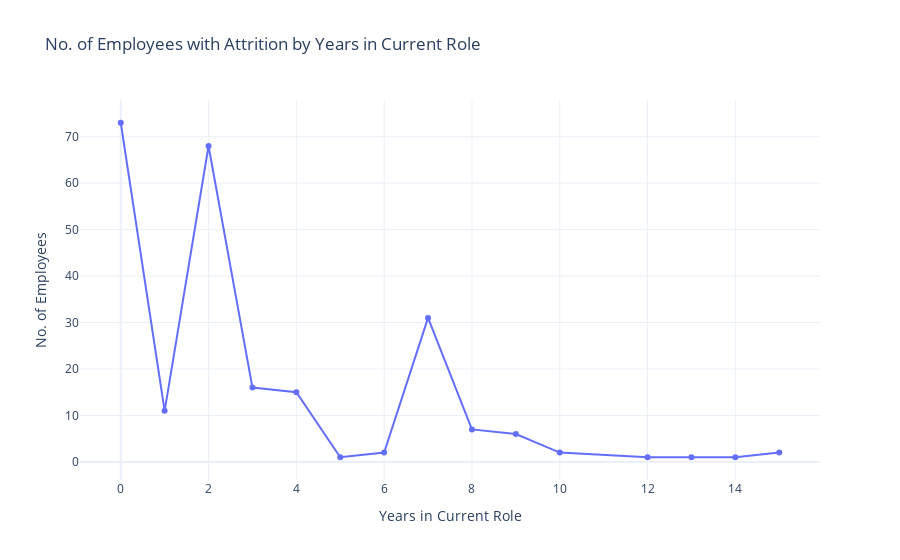

The code cell stored with this chart in its notebook:
### Code cell
attrition_yes_df = df[df['Attrition'] == 'Yes']

#No. of Employees with Attrition by Years in Current Role
counts_by_years_current_role = attrition_yes_df.groupby('YearsInCurrentRole').size().reset_index(name='Counts')

#line plot
fig = px.line(counts_by_years_current_role, 
              x='YearsInCurrentRole', 
              y='Counts', 
              title='No. of Employees with Attrition by Years in Current Role', 
              markers=True)

fig.update_layout(
    xaxis_title='Years in Current Role',
    yaxis_title='No. of Employees',
    template='plotly_white'
)
fig.show()

### Figure 1 — Plotly figure (JSON) as saved in the notebook; plotly's stock layout.template omitted (floating-point values rounded to 4 significant figures)
{"data": [{"hovertemplate": "YearsInCurrentRole=%{x}<br>Counts=%{y}<extra></extra>", "legendgroup": "", "line": {"color": "#636efa", "dash": "solid"}, "marker": {"symbol": "circle"}, "mode": "markers+lines", "name": "", "orientation": "v", "showlegend": false, "type": "scatter", "x": [0, 1, 2, 3, 4, 5, 6, 7, 8, 9, 10, 12, 13, 14, 15], "xaxis": "x", "y": [73, 11, 68, 16, 15, 1, 2, 31, 7, 6, 2, 1, 1, 1, 2], "yaxis": "y"}], "layout": {"legend": {"tracegroupgap": 0}, "title": {"text": "No. of Employees with Attrition by Years in Current Role"}, "xaxis": {"anchor": "y", "domain": [0, 1], "title": {"text": "Years in Current Role"}}, "yaxis": {"anchor": "x", "domain": [0, 1], "title": {"text": "No. of Employees"}}}}
